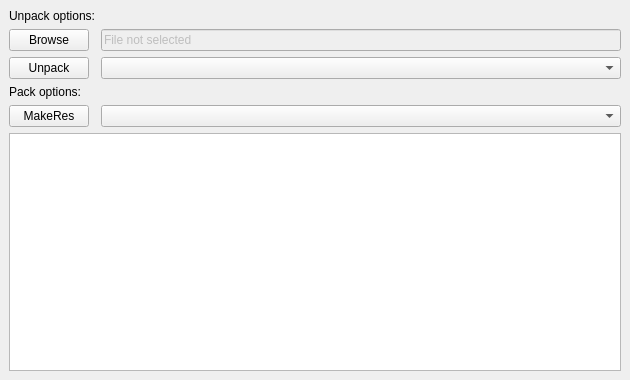
<?xml version="1.0" encoding="UTF-8"?>
<ui version="4.0">
 <class>mainWindow</class>
 <widget class="QMainWindow" name="mainWindow">
  <property name="geometry">
   <rect>
    <x>0</x>
    <y>0</y>
    <width>630</width>
    <height>380</height>
   </rect>
  </property>
  <property name="windowTitle">
   <string>RESTool by Romalu86</string>
  </property>
  <widget class="QWidget" name="centralwidget">
   <layout class="QFormLayout" name="formLayout">
    <item row="1" column="0">
     <widget class="QPushButton" name="browseButton">
      <property name="text">
       <string>Browse</string>
      </property>
     </widget>
    </item>
    <item row="1" column="1">
     <widget class="QLineEdit" name="filenameLineEdit">
      <property name="enabled">
       <bool>false</bool>
      </property>
      <property name="text">
       <string>File not selected</string>
      </property>
     </widget>
    </item>
    <item row="2" column="0">
     <widget class="QPushButton" name="unpackButton">
      <property name="text">
       <string>Unpack</string>
      </property>
     </widget>
    </item>
    <item row="2" column="1">
     <widget class="QComboBox" name="modeComboBox">
      <property name="editable">
       <bool>false</bool>
      </property>
     </widget>
    </item>
    <item row="4" column="0">
     <widget class="QPushButton" name="makeResButton">
      <property name="text">
       <string>MakeRes</string>
      </property>
     </widget>
    </item>
    <item row="4" column="1">
     <widget class="QComboBox" name="packModeComboBox"/>
    </item>
    <item row="5" column="0" colspan="2">
     <widget class="QPlainTextEdit" name="debugTextEdit">
      <property name="readOnly">
       <bool>true</bool>
      </property>
     </widget>
    </item>
    <item row="0" column="0">
     <widget class="QLabel" name="label">
      <property name="text">
       <string>Unpack options:</string>
      </property>
     </widget>
    </item>
    <item row="3" column="0">
     <widget class="QLabel" name="label_2">
      <property name="text">
       <string>Pack options:</string>
      </property>
     </widget>
    </item>
   </layout>
  </widget>
 </widget>
 <resources/>
 <connections/>
</ui>
